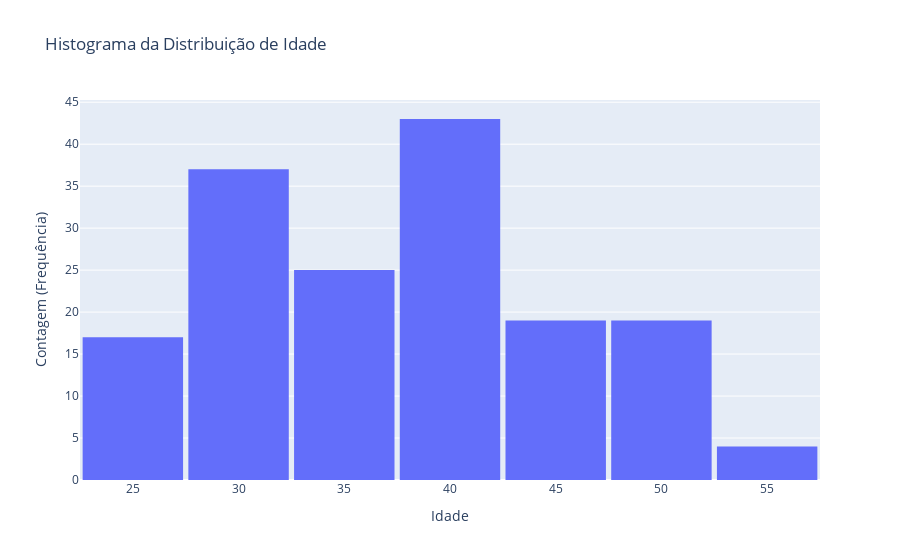
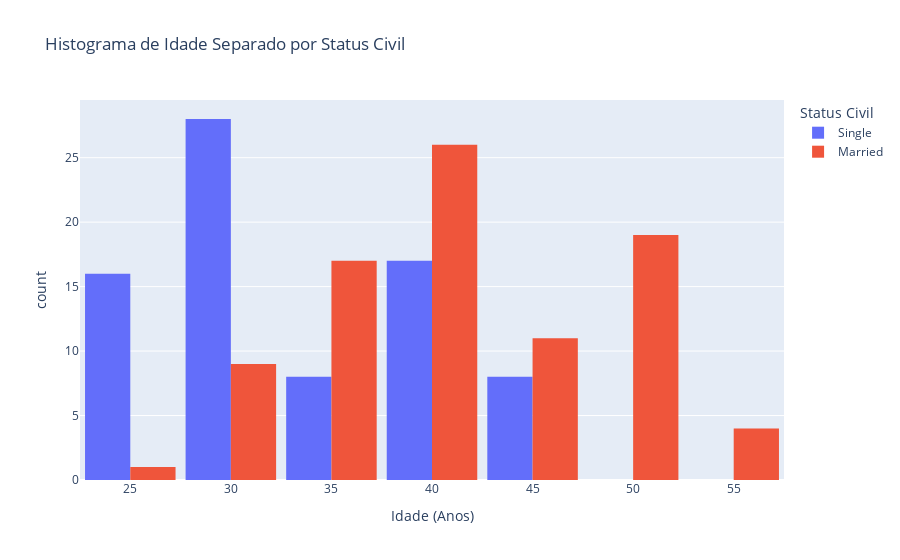
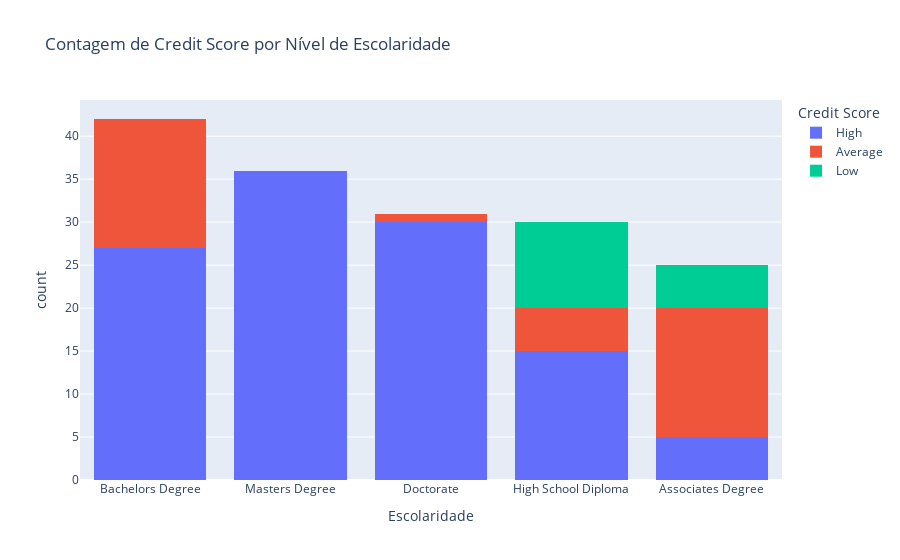
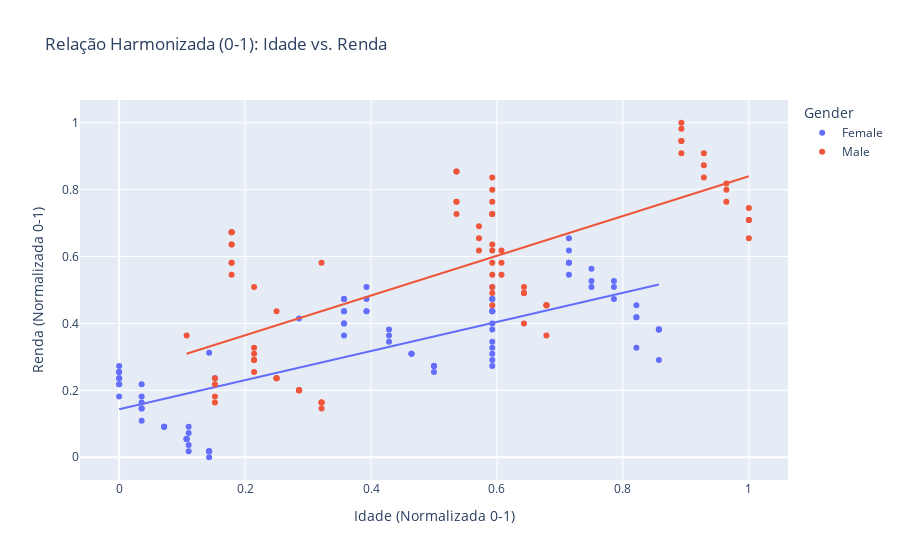

Notebook source saved alongside these figures, in order:
### Markdown cell above
### ANÁLISE CENTRAL E COMENTÁRIOS DOS GRÁFICOS
A base de clientes demonstra um perfil de baixo risco geral e aponta que a estabilidade financeira e doméstica são os preditores mais fortes para um Credit Score "High".

**I. Insights por Variável**
Home Ownership vs. Score:

Insight: Clientes com casa própria ("Owned") são o grupo mais estável, com 98.20% de score "High" e 0% de risco "Low". O grupo "Rented" (Alugados) concentra o maior risco, com aproximadamente 28% de score "Low".

* Fluxo: Home Ownership é um preditor poderoso e deve ser codificado (One-Hot) para a modelagem.

**Faixa de Renda (Income_Bins) vs. Score:**

Insight: Há uma correlação positiva clara. A faixa de renda mais alta concentra a maioria dos scores "High". As faixas de renda média-baixa têm uma mistura maior de "Average" e "Low" Score, indicando maior risco.

* Fluxo: Manter a variável Income para a modelagem. A variável Income_Bins deve ser usada como categórica (Label ou One-Hot).

**Escolaridade vs. Score:**

Insight: Grau avançado (Master/Doctorate) se correlaciona com score "High". No entanto, o risco ("Average" e "Low") é mais evidente nos níveis mais baixos de escolaridade (High School Diploma/Associate Degree).

* Fluxo: Education é um forte preditor ordinal. Deve ser codificado (Label Encoding) para respeitar a hierarquia dos graus.

**Idade (Age):**

Insight: A distribuição da idade é relativamente simétrica e concentrada. O Box Plot sugere que o grupo "Married" tende a ter idades medianas mais altas que o grupo "Single".

* Fluxo: Age será usado como preditor linear, mas sua influência deve ser analisada em conjunto com Marital Status e Income.

II. Próximos Passos (Etapa 3: Preparação para Modelagem)
Correlação Inicial: Verificar o Heatmap de correlação entre Age, Income e Number of Children.

Codificação Categórica:

 - One-Hot Encoding para colunas nominais (Gender, Home Ownership, Marital Status).

 - Codificação Ordinal para Education.

 - Correlação Completa: Replotar a correlação para ver o impacto das variáveis codificadas na variável alvo (Credit Score).

 - Divisão: Separar a base em treino e teste (70/30) usando estratificação (stratify=y).

 - Balanceamento: O Credit Score está desbalanceado (predomínio de "High"). Aplicar SMOTE (ou técnica similar) APENAS na base de treino para equalizar as classes de risco ("Low" e "Average").

### Code cell
# ANALISE BIVARIADA

# AGE VS MARITAL STATUS
# Relação existente entre idade e o status civil
fig = px.histogram(
    df,
    x='Age',
    title='Histograma da Distribuição de Idade',
    labels={'Age': 'Idade (Anos)', 'count': 'Frequência'},
    # O 'nbins' (número de caixas/bins) é opcional, mas ajuda a refinar a visualização
    nbins=10
)

# Ajustes de Layout
fig.update_layout(
    xaxis_title='Idade',
    yaxis_title='Contagem (Frequência)',
    bargap=0.05 # Adiciona um pequeno espaço entre as barras
)

fig.show()
# Histograma com Coloração por Categoria

# Histograma com separação por Status Civil
fig_color = px.histogram(
    df,
    x='Age',
    color='Marital Status', # Adiciona cores baseadas no status civil
    title='Histograma de Idade Separado por Status Civil',
    labels={'Age': 'Idade (Anos)', 'count': 'Frequência', 'Marital Status': 'Status Civil'},
    # 'barmode='group'' coloca as barras lado a lado
    barmode='group',
    nbins=10
)

fig_color.update_layout(bargap=0.1) # Espaço entre os grupos de barras
fig_color.show()


# Descobrindo grupos de casados e solteiros por categoria Education
df.groupby('Education')['Credit Score'].count().reset_index().sort_values(by='Credit Score', ascending=False)

                         
                       
                                            # CREDIT SCORE VS EDUCATION
                        # ----------------------------------------------------------------------

# Credit Score por Nível de Escolaridade

# Utilizando pandas.crosstab conta a frequência de uma combinação de duas colunas.
tabela_agrupada = pd.crosstab(
    df['Education'],       # Coluna 1: Linhas da tabela
    df['Credit Score'],    # Coluna 2: Colunas da tabela
    margins=True,          # Adiciona totais de linha e coluna (All)
    normalize=False        # Conta a frequência (números inteiros)
)

print("Tabela de Contagem: Education vs. Credit Score")
print(tabela_agrupada)

# Tabela Cruzada com Percentual por Linha (Education)
tabela_percentual_por_educacao = pd.crosstab(
    df['Education'],
    df['Credit Score'],
    normalize='index' # Normaliza por linha (o total de cada linha será 1.0 ou 100%)
).mul(100).round(2) # Multiplica por 100 e arredonda para 2 casas decimais

print("\nTabela de Percentual (por linha de Education):")
print(tabela_percentual_por_educacao)


# Gráfico de Barras Agrupado e Empilhado para visualizar a contagem
fig = px.histogram(
    df,
    x='Education',
    color='Credit Score',
    title='Contagem de Credit Score por Nível de Escolaridade',
    labels={'Education': 'Escolaridade', 'count': 'Frequência'},
    barmode='stack' # ou 'group'
)

fig.show()

                        
                                            # AGE VS INCOME
                        # ----------------------------------------------------------------------


# Inicializar o scaler
scaler = MinMaxScaler()

# Selecionar as colunas originais
column_age = 'Age'
column_income = 'Income'

# Aplicar o fit_transform e criar as NOVAS COLUNAS
# O MinMaxScaler precisa de um array 2D, por isso usamos [[coluna]]
df[f'{column_age}_Normalized'] = scaler.fit_transform(df[[column_age]])
df[f'{column_income}_Normalized'] = scaler.fit_transform(df[[column_income]])

# Verificação (mostra a coluna original e a nova coluna normalizada)
print("Verificação das colunas originais e normalizadas:")
print(df[[column_age, f'{column_age}_Normalized', column_income, f'{column_income}_Normalized']].head())


# Gráfico de Dispersão para a Comparação Harmonizada
fig_normalized = px.scatter(
    df,
    x=f'{column_age}_Normalized',
    y=f'{column_income}_Normalized',
    # coluna categórica relevante
    color='Gender',
    trendline='ols',
    title='Relação Harmonizada (0-1): Idade vs. Renda'
)

fig_normalized.update_layout(
    xaxis_title='Idade (Normalizada 0-1)',
    yaxis_title='Renda (Normalizada 0-1)'
)
fig_normalized.show()

                     
                                            # INCOME VS SCORE CREDIT
                        # ----------------------------------------------------------------------

# Definindo as colunas
column_income = 'Income'
column_credit_score = 'Credit Score'

# Imputação de Nulos (Ajustado para o NOVO PADRÃO do Pandas)
# ATENÇÃO: Se o seu DataFrame se chamava df_original e você fez uma cópia, use .loc
#df.loc[:, column_income] = df[column_income].fillna(df[column_income].median())
                      
# DISCRETIZAR A RENDA (pd.cut)
num_bins = 5 

# Cria a nova coluna categórica 'Income_Bins' 
df['Income_Bins'] = pd.cut(
    df[column_income],
    bins=num_bins,
    include_lowest=True,
    duplicates='drop'
)

print("Visualização das Faixas de Renda criadas:")
print(df['Income_Bins'].value_counts().sort_index())

            
# Tabela Cruzada e Gráfico
                     
tabela_agrupada = pd.crosstab(
    df['Income_Bins'],
    df[column_credit_score],
    margins=True,
    normalize=False
)
print("\nTabela de Contagem: Faixas de Renda vs. Credit Score")
print(tabela_agrupada)


                        
                                            # INCOME AGRUPADO VS SCORE CREDIT
                        # ----------------------------------------------------------------------


column_income_bins = 'Income_Bins'
column_credit_score = 'Credit Score'

# 1. CONVERTER A COLUNA DE INTERVALO PARA STRING (RESOLVE O ERRO)
df[column_income_bins] = df[column_income_bins].astype(str)

# 2. Criação do Histograma Agrupado
fig = px.histogram(
    df,
    x=column_income_bins,
    color=column_credit_score,
    
    barmode='group',
    
    title='Contagem de Credit Score por Faixa de Renda (Agrupado)',
    labels={
        column_income_bins: 'Faixa de Renda (Income Bins)',
        column_credit_score: 'Credit Score',
        'count': 'Frequência de Clientes'
    },
    height=500
)

# Ajuste Fino
# Como convertemos para string, podemos garantir a ordem.
fig.update_xaxes(categoryorder='category ascending') 

fig.show()


                                           # HOME OWNERSHIP VS SCORE CREDIT
                        # ----------------------------------------------------------------------

column_home_ownership = 'Home Ownership'
column_credit_score = 'Credit Score'


# 1. Tabela Cruzada de Contagem

tabela_agrupada_moradia = pd.crosstab(
    df[column_home_ownership],  # Linhas: Tipo de Moradia
    df[column_credit_score],   # Colunas: Credit Score
    margins=True,              # Inclui totais (All)
    normalize=False
)

print("Tabela de Contagem: Tipo de Moradia vs. Credit Score")
print(tabela_agrupada_moradia)
print("-" * 70)


# 2. Tabela Cruzada de Percentual (Por Linha)

# Isso é vital: Mostra, para cada tipo de moradia, qual a porcentagem de cada Credit Score.
tabela_percentual_moradia = pd.crosstab(
    df[column_home_ownership],
    df[column_credit_score],
    normalize='index' # Normaliza por linha (o total de cada linha será 100%)
).mul(100).round(2)

print("\nTabela de Percentual (Por Tipo de Moradia):")
print(tabela_percentual_moradia)


# Histograma Agrupado para visualização da distribuição do Score por Tipo de Moradia
fig_moradia = px.histogram(
    df,
    x=column_home_ownership,      # Tipo de Moradia no eixo X
    color=column_credit_score,    # Credit Score para agrupar e colorir as barras
    
    barmode='group',              # Coloca as barras lado a lado
    
    title='Contagem de Credit Score por Situação da Moradia',
    labels={
        column_home_ownership: 'Situação da Moradia',
        column_credit_score: 'Credit Score',
        'count': 'Frequência de Clientes'
    },
    height=500
)

# Ajuste para ordenar o eixo X se necessário (ex: Owned, Rented, Mortgage)
fig_moradia.update_xaxes(categoryorder='array', categoryarray=['Owned', 'Rented']) 
# Se você não sabe os nomes das categorias, remova a linha acima.

fig_moradia.show()

### Figure 1 — Plotly figure (JSON) as saved in the notebook; plotly's stock layout.template omitted (floating-point values rounded to 4 significant figures; data arrays with more than 128 entries replaced by an {"elided": "..."} marker saying what was removed)
{"data": [{"bingroup": "x", "hovertemplate": "Idade (Anos)=%{x}<br>count=%{y}<extra></extra>", "legendgroup": "", "marker": {"color": "#636efa", "pattern": {"shape": ""}}, "name": "", "nbinsx": 10, "orientation": "v", "showlegend": false, "type": "histogram", "x": {"elided": "164 float values"}, "xaxis": "x", "yaxis": "y"}], "layout": {"bargap": 0.05, "barmode": "relative", "legend": {"tracegroupgap": 0}, "title": {"text": "Histograma da Distribuição de Idade"}, "xaxis": {"anchor": "y", "domain": [0, 1], "title": {"text": "Idade"}}, "yaxis": {"anchor": "x", "domain": [0, 1], "title": {"text": "Contagem (Frequência)"}}}}

### Figure 2 — Plotly figure (JSON) as saved in the notebook; plotly's stock layout.template omitted (floating-point values rounded to 4 significant figures)
{"data": [{"alignmentgroup": "True", "bingroup": "x", "hovertemplate": "Status Civil=Single<br>Idade (Anos)=%{x}<br>count=%{y}<extra></extra>", "legendgroup": "Single", "marker": {"color": "#636efa", "pattern": {"shape": ""}}, "name": "Single", "nbinsx": 10, "offsetgroup": "Single", "orientation": "v", "showlegend": true, "type": "histogram", "x": [25.0, 40.0, 26.0, 31.0, 41.59, 28.09, 29.26, 41.59, 28.09, 29.26, 43.0, 29.0, 34.0, 44.0, 25.0, 40.0, 26.0, 31.0, 41.0, 27.0, 32.0, 42.0, 28.0, 33.0, 43.0, 29.0, 34.0, 44.0, 25.0, 25.0, 40.0, 26.0, 31.0, 41.0, 27.0, 32.0, 42.0, 28.0, 33.0, 41.59, 28.09, 29.26, 41.59, 29.26, 25.0, 40.0, 26.0, 31.0, 41.0, 27.0, 32.0, 42.0, 28.0, 33.0, 43.0, 29.0, 34.0, 44.0, 25.0, 25.0, 28.0, 31.0, 32.0, 25.0, 40.0, 26.0, 31.0, 41.59, 28.09, 29.26, 41.59, 28.0, 33.0, 43.0, 29.0, 34.0, 44.0], "xaxis": "x", "yaxis": "y"}, {"alignmentgroup": "True", "bingroup": "x", "hovertemplate": "Status Civil=Married<br>Idade (Anos)=%{x}<br>count=%{y}<extra></extra>", "legendgroup": "Married", "marker": {"color": "#EF553B", "pattern": {"shape": ""}}, "name": "Married", "nbinsx": 10, "offsetgroup": "Married", "orientation": "v", "showlegend": true, "type": "histogram", "x": [30.0, 35.0, 45.0, 50.0, 41.59, 41.59, 41.59, 41.59, 41.59, 41.59, 41.59, 48.0, 53.0, 39.0, 49.0, 30.0, 35.0, 45.0, 50.0, 36.0, 46.0, 51.0, 37.0, 47.0, 52.0, 38.0, 48.0, 53.0, 39.0, 49.0, 30.0, 35.0, 30.0, 35.0, 45.0, 50.0, 36.0, 46.0, 51.0, 37.0, 47.0, 52.0, 41.59, 41.59, 41.59, 41.59, 41.59, 41.59, 41.59, 30.0, 35.0, 45.0, 50.0, 36.0, 46.0, 51.0, 37.0, 47.0, 52.0, 38.0, 48.0, 53.0, 39.0, 49.0, 30.0, 35.0, 30.0, 35.0, 33.0, 26.0, 29.0, 34.0, 30.0, 35.0, 45.0, 50.0, 36.0, 41.59, 41.59, 41.59, 41.59, 41.59, 38.0, 48.0, 53.0, 39.0, 49.0], "xaxis": "x", "yaxis": "y"}], "layout": {"bargap": 0.1, "barmode": "group", "legend": {"title": {"text": "Status Civil"}, "tracegroupgap": 0}, "title": {"text": "Histograma de Idade Separado por Status Civil"}, "xaxis": {"anchor": "y", "domain": [0, 1], "title": {"text": "Idade (Anos)"}}, "yaxis": {"anchor": "x", "domain": [0, 1], "title": {"text": "count"}}}}

### Figure 3 — Plotly figure (JSON) as saved in the notebook; plotly's stock layout.template omitted (floating-point values rounded to 4 significant figures)
{"data": [{"bingroup": "x", "hovertemplate": "Credit Score=High<br>Escolaridade=%{x}<br>count=%{y}<extra></extra>", "legendgroup": "High", "marker": {"color": "#636efa", "pattern": {"shape": ""}}, "name": "High", "orientation": "v", "showlegend": true, "type": "histogram", "x": ["Bachelors Degree", "Masters Degree", "Doctorate", "High School Diploma", "Bachelors Degree", "Masters Degree", "Masters Degree", "Doctorate", "High School Diploma", "Bachelors Degree", "Bachelors Degree", "Masters Degree", "Doctorate", "High School Diploma", "Bachelors Degree", "Masters Degree", "Doctorate", "Associates Degree", "Bachelors Degree", "Masters Degree", "Doctorate", "Masters Degree", "Doctorate", "High School Diploma", "Bachelors Degree", "Masters Degree", "Masters Degree", "Doctorate", "High School Diploma", "Bachelors Degree", "Bachelors Degree", "Masters Degree", "Doctorate", "High School Diploma", "Bachelors Degree", "Masters Degree", "Doctorate", "Associates Degree", "Bachelors Degree", "Masters Degree", "Doctorate", "Masters Degree", "Doctorate", "Masters Degree", "Doctorate", "High School Diploma", "Bachelors Degree", "Masters Degree", "Masters Degree", "Doctorate", "High School Diploma", "Bachelors Degree", "Bachelors Degree", "Masters Degree", "Doctorate", "High School Diploma", "Bachelors Degree", "Masters Degree", "Doctorate", "Associates Degree", "Bachelors Degree", "Masters Degree", "Doctorate", "Masters Degree", "Doctorate", "Masters Degree", "Doctorate", "High School Diploma", "Bachelors Degree", "Masters Degree", "Masters Degree", "Doctorate", "High School Diploma", "Bachelors Degree", "Bachelors Degree", "Masters Degree", "Doctorate", "High School Diploma", "Bachelors Degree", "Masters Degree", "Doctorate", "Associates Degree", "Bachelors Degree", "Masters Degree", "Doctorate", "Masters Degree", "Doctorate", "Masters Degree", "Doctorate", "Masters Degree", "Doctorate", "Masters Degree", "Bachelors Degree", "Masters Degree", "Doctorate", "High School Diploma", "Bachelors Degree", "Masters Degree", "Masters Degree", "Doctorate", "High School Diploma", "Bachelors Degree", "Bachelors Degree", "Masters Degree", "Doctorate", "High School Diploma", "Bachelors Degree", "Masters Degree", "Doctorate", "Associates Degree", "Bachelors Degree", "Masters Degree", "Doctorate"], "xaxis": "x", "yaxis": "y"}, {"bingroup": "x", "hovertemplate": "Credit Score=Average<br>Escolaridade=%{x}<br>count=%{y}<extra></extra>", "legendgroup": "Average", "marker": {"color": "#EF553B", "pattern": {"shape": ""}}, "name": "Average", "orientation": "v", "showlegend": true, "type": "histogram", "x": ["Associates Degree", "Bachelors Degree", "Associates Degree", "High School Diploma", "Associates Degree", "Bachelors Degree", "Associates Degree", "Bachelors Degree", "Associates Degree", "High School Diploma", "Associates Degree", "Bachelors Degree", "Bachelors Degree", "Associates Degree", "Bachelors Degree", "Associates Degree", "High School Diploma", "Associates Degree", "Bachelors Degree", "Bachelors Degree", "Associates Degree", "Bachelors Degree", "Associates Degree", "High School Diploma", "Associates Degree", "Bachelors Degree", "Bachelors Degree", "Bachelors Degree", "Bachelors Degree", "Doctorate", "Bachelors Degree", "Associates Degree", "Bachelors Degree", "Associates Degree", "High School Diploma", "Associates Degree"], "xaxis": "x", "yaxis": "y"}, {"bingroup": "x", "hovertemplate": "Credit Score=Low<br>Escolaridade=%{x}<br>count=%{y}<extra></extra>", "legendgroup": "Low", "marker": {"color": "#00cc96", "pattern": {"shape": ""}}, "name": "Low", "orientation": "v", "showlegend": true, "type": "histogram", "x": ["High School Diploma", "Associates Degree", "High School Diploma", "High School Diploma", "Associates Degree", "High School Diploma", "High School Diploma", "Associates Degree", "High School Diploma", "High School Diploma", "Associates Degree", "High School Diploma", "High School Diploma", "Associates Degree", "High School Diploma"], "xaxis": "x", "yaxis": "y"}], "layout": {"barmode": "stack", "legend": {"title": {"text": "Credit Score"}, "tracegroupgap": 0}, "title": {"text": "Contagem de Credit Score por Nível de Escolaridade"}, "xaxis": {"anchor": "y", "domain": [0, 1], "title": {"text": "Escolaridade"}}, "yaxis": {"anchor": "x", "domain": [0, 1], "title": {"text": "count"}}}}

### Figure 4 — Plotly figure (JSON) as saved in the notebook; plotly's stock layout.template omitted (floating-point values rounded to 4 significant figures)
{"data": [{"hovertemplate": "Gender=Female<br>Age_Normalized=%{x}<br>Income_Normalized=%{y}<extra></extra>", "legendgroup": "Female", "marker": {"color": "#636efa", "symbol": "circle"}, "mode": "markers", "name": "Female", "orientation": "v", "showlegend": true, "type": "scatter", "x": [0.0, 0.3571, 0.7143, 0.03571, 0.5925, 0.5925, 0.1104, 0.5925, 0.5925, 0.1104, 0.5925, 0.8214, 0.1429, 0.5, 0.8571, 0.0, 0.3571, 0.7143, 0.03571, 0.3929, 0.75, 0.07143, 0.4286, 0.7857, 0.1071, 0.4643, 0.8214, 0.1429, 0.5, 0.8571, 0.0, 0.3571, 0.0, 0.3571, 0.7143, 0.03571, 0.3929, 0.75, 0.07143, 0.4286, 0.7857, 0.1071, 0.5925, 0.5925, 0.1104, 0.5925, 0.5925, 0.1521, 0.5925, 0.0, 0.3571, 0.7143, 0.03571, 0.3929, 0.75, 0.07143, 0.4286, 0.7857, 0.1071, 0.4643, 0.8214, 0.1429, 0.5, 0.8571, 0.0, 0.3571, 0.0, 0.3571, 0.2857, 0.03571, 0.1429, 0.0, 0.3571, 0.7143, 0.03571, 0.3929, 0.5925, 0.1104, 0.5925, 0.5925, 0.1071, 0.4643, 0.8214, 0.1429, 0.5, 0.8571], "xaxis": "x", "y": [0.1818, 0.3636, 0.5455, 0.1091, 0.4, 0.4727, 0.07273, 0.3273, 0.4364, 0.03636, 0.2909, 0.3273, 0.0, 0.2545, 0.2909, 0.2182, 0.4, 0.5818, 0.1455, 0.4364, 0.5091, 0.09091, 0.3455, 0.4727, 0.05455, 0.3091, 0.4182, 0.01818, 0.2727, 0.3818, 0.2364, 0.4364, 0.2545, 0.4727, 0.6182, 0.1636, 0.4727, 0.5273, 0.09091, 0.3636, 0.5091, 0.05455, 0.3091, 0.4364, 0.01818, 0.2727, 0.3818, 0.2364, 0.4364, 0.2727, 0.4727, 0.6545, 0.1818, 0.5091, 0.5636, 0.09091, 0.3818, 0.5273, 0.05455, 0.3091, 0.4545, 0.01818, 0.2727, 0.3818, 0.2364, 0.4364, 0.2545, 0.4727, 0.4145, 0.2182, 0.3127, 0.2182, 0.4, 0.5818, 0.1455, 0.4364, 0.5091, 0.09091, 0.3455, 0.4727, 0.05455, 0.3091, 0.4182, 0.01818, 0.2727, 0.3818], "yaxis": "y"}, {"hovertemplate": "<b>OLS trendline</b><br>Income_Normalized = 0.434819 * Age_Normalized + 0.143597<br>R<sup>2</sup>=0.549479<br><br>Gender=Female<br>Age_Normalized=%{x}<br>Income_Normalized=%{y} <b>(trend)</b><extra></extra>", "legendgroup": "Female", "marker": {"color": "#636efa", "symbol": "circle"}, "mode": "lines", "name": "Female", "showlegend": false, "type": "scatter", "x": [0.0, 0.0, 0.0, 0.0, 0.0, 0.0, 0.0, 0.0, 0.03571, 0.03571, 0.03571, 0.03571, 0.03571, 0.03571, 0.07143, 0.07143, 0.07143, 0.1071, 0.1071, 0.1071, 0.1071, 0.1104, 0.1104, 0.1104, 0.1104, 0.1429, 0.1429, 0.1429, 0.1429, 0.1429, 0.1521, 0.2857, 0.3571, 0.3571, 0.3571, 0.3571, 0.3571, 0.3571, 0.3571, 0.3571, 0.3929, 0.3929, 0.3929, 0.3929, 0.4286, 0.4286, 0.4286, 0.4643, 0.4643, 0.4643, 0.5, 0.5, 0.5, 0.5, 0.5925, 0.5925, 0.5925, 0.5925, 0.5925, 0.5925, 0.5925, 0.5925, 0.5925, 0.5925, 0.5925, 0.5925, 0.5925, 0.7143, 0.7143, 0.7143, 0.7143, 0.7143, 0.75, 0.75, 0.75, 0.7857, 0.7857, 0.7857, 0.8214, 0.8214, 0.8214, 0.8214, 0.8571, 0.8571, 0.8571, 0.8571], "xaxis": "x", "y": [0.1436, 0.1436, 0.1436, 0.1436, 0.1436, 0.1436, 0.1436, 0.1436, 0.1591, 0.1591, 0.1591, 0.1591, 0.1591, 0.1591, 0.1747, 0.1747, 0.1747, 0.1902, 0.1902, 0.1902, 0.1902, 0.1916, 0.1916, 0.1916, 0.1916, 0.2057, 0.2057, 0.2057, 0.2057, 0.2057, 0.2097, 0.2678, 0.2989, 0.2989, 0.2989, 0.2989, 0.2989, 0.2989, 0.2989, 0.2989, 0.3144, 0.3144, 0.3144, 0.3144, 0.3299, 0.3299, 0.3299, 0.3455, 0.3455, 0.3455, 0.361, 0.361, 0.361, 0.361, 0.4012, 0.4012, 0.4012, 0.4012, 0.4012, 0.4012, 0.4012, 0.4012, 0.4012, 0.4012, 0.4012, 0.4012, 0.4012, 0.4542, 0.4542, 0.4542, 0.4542, 0.4542, 0.4697, 0.4697, 0.4697, 0.4852, 0.4852, 0.4852, 0.5008, 0.5008, 0.5008, 0.5008, 0.5163, 0.5163, 0.5163, 0.5163], "yaxis": "y"}, {"hovertemplate": "Gender=Male<br>Age_Normalized=%{x}<br>Income_Normalized=%{y}<extra></extra>", "legendgroup": "Male", "marker": {"color": "#EF553B", "symbol": "circle"}, "mode": "markers", "name": "Male", "orientation": "v", "showlegend": true, "type": "scatter", "x": [0.1786, 0.5357, 0.8929, 0.2143, 0.5925, 0.5925, 0.1521, 0.5925, 0.5925, 0.1521, 0.6429, 1.0, 0.3214, 0.6786, 0.1786, 0.5357, 0.8929, 0.2143, 0.5714, 0.9286, 0.25, 0.6071, 0.9643, 0.2857, 0.6429, 1.0, 0.3214, 0.6786, 0.1786, 0.1786, 0.5357, 0.8929, 0.2143, 0.5714, 0.9286, 0.25, 0.6071, 0.9643, 0.2857, 0.5925, 0.5925, 0.1521, 0.5925, 0.5925, 0.1786, 0.5357, 0.8929, 0.2143, 0.5714, 0.9286, 0.25, 0.6071, 0.9643, 0.2857, 0.6429, 1.0, 0.3214, 0.6786, 0.1786, 0.1786, 0.1071, 0.2143, 0.25, 0.3214, 0.1786, 0.5357, 0.8929, 0.2143, 0.5925, 0.5925, 0.1521, 0.5925, 0.5925, 0.2857, 0.6429, 1.0, 0.3214, 0.6786], "xaxis": "x", "y": [0.5455, 0.7273, 0.9091, 0.2545, 0.5818, 0.8, 0.2182, 0.5091, 0.7273, 0.1818, 0.4, 0.6545, 0.1455, 0.3636, 0.5818, 0.7636, 0.9455, 0.2909, 0.6182, 0.8364, 0.2364, 0.5455, 0.7636, 0.2, 0.4909, 0.7091, 0.1636, 0.4545, 0.6364, 0.6727, 0.8545, 0.9818, 0.3091, 0.6545, 0.8727, 0.2364, 0.5818, 0.8, 0.2, 0.4909, 0.7273, 0.1636, 0.4545, 0.6364, 0.6727, 0.8545, 1.0, 0.3273, 0.6909, 0.9091, 0.2364, 0.6182, 0.8182, 0.2, 0.5091, 0.7455, 0.1636, 0.4545, 0.6364, 0.6727, 0.3636, 0.5091, 0.4364, 0.5818, 0.5818, 0.7636, 0.9455, 0.2909, 0.6182, 0.8364, 0.2364, 0.5455, 0.7636, 0.2, 0.4909, 0.7091, 0.1636, 0.4545], "yaxis": "y"}, {"hovertemplate": "<b>OLS trendline</b><br>Income_Normalized = 0.59441 * Age_Normalized + 0.245569<br>R<sup>2</sup>=0.463271<br><br>Gender=Male<br>Age_Normalized=%{x}<br>Income_Normalized=%{y} <b>(trend)</b><extra></extra>", "legendgroup": "Male", "marker": {"color": "#EF553B", "symbol": "circle"}, "mode": "lines", "name": "Male", "showlegend": false, "type": "scatter", "x": [0.1071, 0.1521, 0.1521, 0.1521, 0.1521, 0.1786, 0.1786, 0.1786, 0.1786, 0.1786, 0.1786, 0.1786, 0.1786, 0.2143, 0.2143, 0.2143, 0.2143, 0.2143, 0.2143, 0.25, 0.25, 0.25, 0.25, 0.2857, 0.2857, 0.2857, 0.2857, 0.3214, 0.3214, 0.3214, 0.3214, 0.3214, 0.5357, 0.5357, 0.5357, 0.5357, 0.5357, 0.5714, 0.5714, 0.5714, 0.5925, 0.5925, 0.5925, 0.5925, 0.5925, 0.5925, 0.5925, 0.5925, 0.5925, 0.5925, 0.5925, 0.5925, 0.6071, 0.6071, 0.6071, 0.6429, 0.6429, 0.6429, 0.6429, 0.6786, 0.6786, 0.6786, 0.6786, 0.8929, 0.8929, 0.8929, 0.8929, 0.8929, 0.9286, 0.9286, 0.9286, 0.9643, 0.9643, 0.9643, 1.0, 1.0, 1.0, 1.0], "xaxis": "x", "y": [0.3093, 0.336, 0.336, 0.336, 0.336, 0.3517, 0.3517, 0.3517, 0.3517, 0.3517, 0.3517, 0.3517, 0.3517, 0.3729, 0.3729, 0.3729, 0.3729, 0.3729, 0.3729, 0.3942, 0.3942, 0.3942, 0.3942, 0.4154, 0.4154, 0.4154, 0.4154, 0.4366, 0.4366, 0.4366, 0.4366, 0.4366, 0.564, 0.564, 0.564, 0.564, 0.564, 0.5852, 0.5852, 0.5852, 0.5978, 0.5978, 0.5978, 0.5978, 0.5978, 0.5978, 0.5978, 0.5978, 0.5978, 0.5978, 0.5978, 0.5978, 0.6065, 0.6065, 0.6065, 0.6277, 0.6277, 0.6277, 0.6277, 0.6489, 0.6489, 0.6489, 0.6489, 0.7763, 0.7763, 0.7763, 0.7763, 0.7763, 0.7975, 0.7975, 0.7975, 0.8187, 0.8187, 0.8187, 0.84, 0.84, 0.84, 0.84], "yaxis": "y"}], "layout": {"legend": {"title": {"text": "Gender"}, "tracegroupgap": 0}, "title": {"text": "Relação Harmonizada (0-1): Idade vs. Renda"}, "xaxis": {"anchor": "y", "domain": [0, 1], "title": {"text": "Idade (Normalizada 0-1)"}}, "yaxis": {"anchor": "x", "domain": [0, 1], "title": {"text": "Renda (Normalizada 0-1)"}}}}
